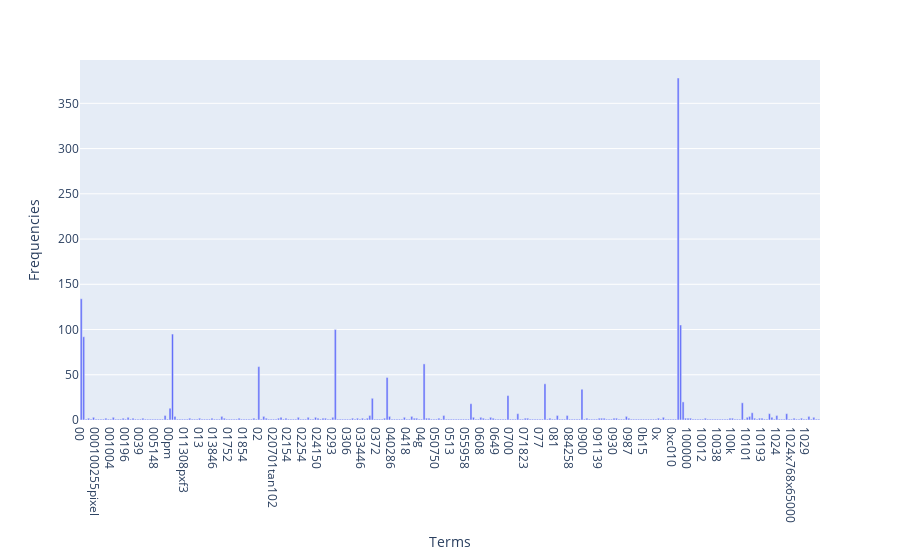

The notebook cell saved with this chart:
### Markdown cell above
### >>> **Exercise 12 (take home):**
If you want a nicer interactive visualization here, I would encourage you try to install and use plotly to achieve this.

### Code cell
# Answer here
import plotly.express as px
# 詞頻總和
term_frequencies = np.asarray(X_counts.sum(axis=0)).ravel()
px.bar(
    x=count_vect.get_feature_names_out()[:300], 
    y=term_frequencies[:300],
    labels = {"x": "Terms", "y": "Frequencies"}
)

### Figure 1 — Plotly figure (JSON) as saved in the notebook; plotly's stock layout.template omitted (floating-point values rounded to 4 significant figures; data arrays with more than 128 entries replaced by an {"elided": "..."} marker saying what was removed)
{"data": [{"hovertemplate": "Terms=%{x}<br>Frequencies=%{y}<extra></extra>", "legendgroup": "", "marker": {"color": "#636efa", "pattern": {"shape": ""}}, "name": "", "orientation": "v", "showlegend": false, "textposition": "auto", "type": "bar", "x": {"elided": "300 str values"}, "xaxis": "x", "y": {"elided": "300 int values"}, "yaxis": "y"}], "layout": {"barmode": "relative", "legend": {"tracegroupgap": 0}, "margin": {"t": 60}, "xaxis": {"anchor": "y", "domain": [0, 1], "title": {"text": "Terms"}}, "yaxis": {"anchor": "x", "domain": [0, 1], "title": {"text": "Frequencies"}}}}
